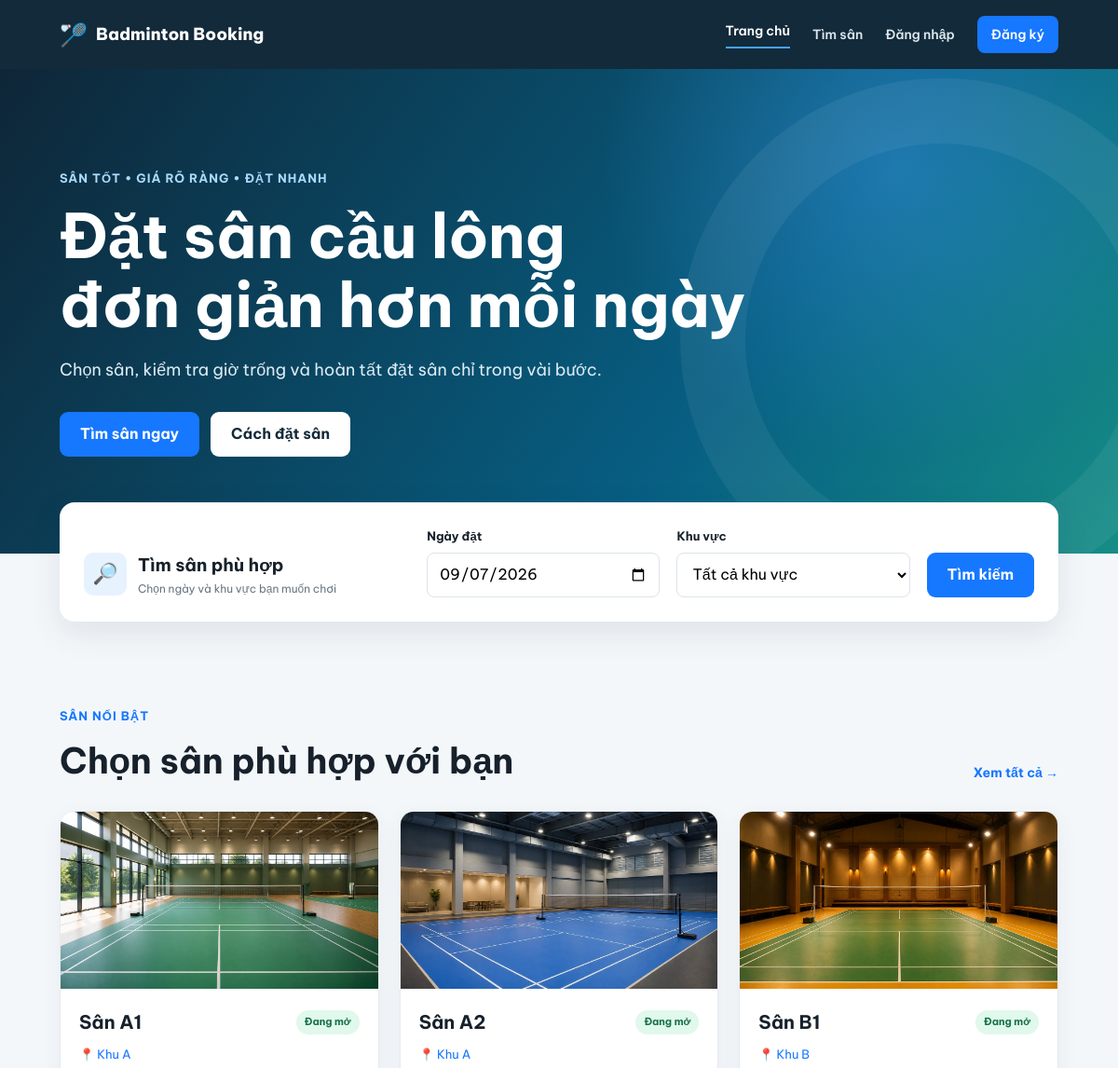
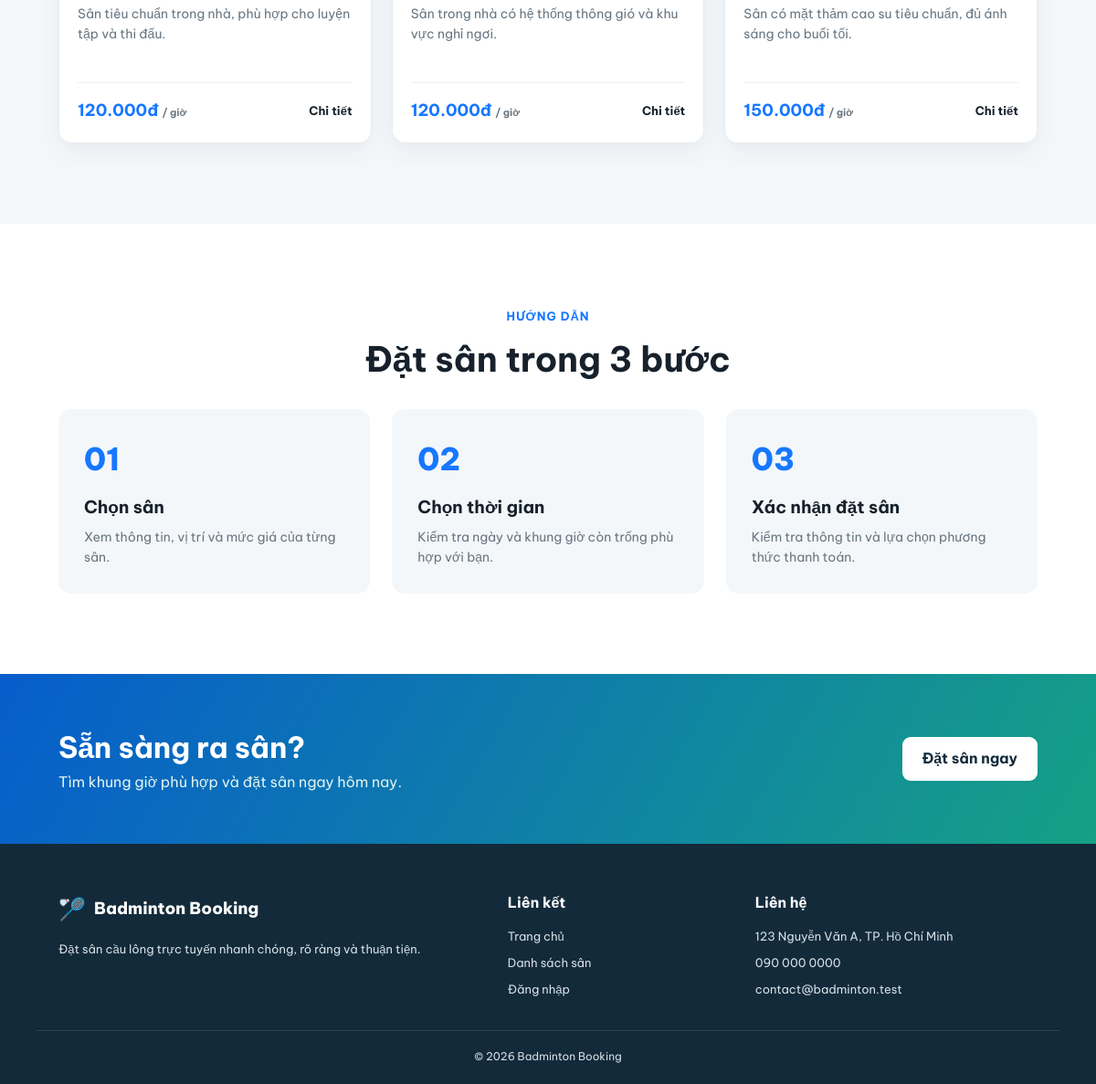
The page / on the database its author committed (2 pictures, top to bottom).
### tables this page shows
CREATE TABLE courts (
    court_id INT UNSIGNED AUTO_INCREMENT PRIMARY KEY,
    court_name VARCHAR(100) NOT NULL,
    location VARCHAR(150) NOT NULL,
    description TEXT NULL,
    price_per_hour DECIMAL(10, 2) UNSIGNED NOT NULL,
    image_path VARCHAR(255) NULL,
    status ENUM('active', 'maintenance', 'inactive') NOT NULL DEFAULT 'active',
    created_at TIMESTAMP NOT NULL DEFAULT CURRENT_TIMESTAMP,
    updated_at TIMESTAMP NOT NULL DEFAULT CURRENT_TIMESTAMP ON UPDATE CURRENT_TIMESTAMP
);

### includes/functions.php (called while the page is built, shortened)
<?php
function e(mixed $value): string
{
    return htmlspecialchars((string) $value, ENT_QUOTES, 'UTF-8');
}
function url(string $path = ''): string
{
    return BASE_URL . ltrim($path, '/');
}
function project_image_url(?string $path): ?string
{
    $normalized_path = ltrim(str_replace('\\', '/', trim((string) $path)), '/');
    $file_path = dirname(__DIR__)
        . DIRECTORY_SEPARATOR
        . str_replace('/', DIRECTORY_SEPARATOR, $normalized_path);
    return is_file($file_path) ? url($normalized_path) : null;
}

### includes/auth.php (called while the page is built, shortened)
<?php
require_once __DIR__ . '/functions.php';
function is_logged_in(): bool
{
    return isset($_SESSION['user_id']);
}

### index.php (the view, shortened to what this page needs)
<?php
require_once __DIR__ . '/config/database.php';
require_once __DIR__ . '/includes/functions.php';
$active_page = 'home';
$court_stmt = $conn->query(
    "SELECT court_id, court_name, location, description, price_per_hour, image_path
     FROM courts
     WHERE status = 'active'
     ORDER BY court_id
     LIMIT 3"
);
$featured_courts = $court_stmt->fetchAll();
require_once __DIR__ . '/includes/header.php';
?>
<section class="hero">
    <div class="container hero-content">
        <span class="eyebrow">Sân tốt • Giá rõ ràng • Đặt nhanh</span>
        <h1>Đặt sân cầu lông<br>đơn giản hơn mỗi ngày</h1>
        <p>Chọn sân, kiểm tra giờ trống và hoàn tất đặt sân chỉ trong vài bước.</p>
        <div class="hero-actions">
            <a class="button button-primary" href="<?= e(url('courts/')) ?>">Tìm sân ngay</a>
            <a class="button button-light" href="#how-it-works">Cách đặt sân</a>
        </div>
    </div>
</section>
<section class="search-panel-section">
    <div class="container">
        <form class="search-panel" action="<?= e(url('courts/')) ?>" method="get">
            <div class="search-heading">
                <span>🔎</span>
                <div>
                    <h2>Tìm sân phù hợp</h2>
                    <p>Chọn ngày và khu vực bạn muốn chơi</p>
                </div>
            </div>
            <div class="form-group">
                <label for="date">Ngày đặt</label>
                <input id="date" name="date" type="date" min="<?= date('Y-m-d') ?>" value="<?= date('Y-m-d') ?>" required>
            </div>
            <div class="form-group">
                <label for="location">Khu vực</label>
                <select id="location" name="location">
                    <option value="">Tất cả khu vực</option>
                </select>
            </div>
            <button class="button button-primary search-submit" type="submit">Tìm kiếm</button>
        </form>
    </div>
</section>
<section class="section">
    <div class="container">
        <div class="section-heading">
            <div>
                <span class="eyebrow eyebrow-dark">Sân nổi bật</span>
                <h2>Chọn sân phù hợp với bạn</h2>
            </div>
            <a class="text-link" href="<?= e(url('courts/')) ?>">Xem tất cả →</a>
        </div>
        <div class="court-grid">
            <?php foreach ($featured_courts as $index => $court): ?>
                <?php $image_url = project_image_url($court['image_path'] ?? null); ?>
                <article class="court-card">
                    <div class="court-image <?= $image_url === null ? 'court-image-' . (($index % 3) + 1) : '' ?>">
                        <?php if ($image_url !== null): ?>
                            <img src="<?= e($image_url) ?>" alt="<?= e($court['court_name']) ?>" loading="lazy">
                        <?php else: ?>
                            <span>🏸</span>
                        <?php endif; ?>
                    </div>
                    <div class="court-body">
                        <div class="court-title-row">
                            <h3><?= e($court['court_name']) ?></h3>
                            <span class="status-badge">Đang mở</span>
                        </div>
                        <p class="court-location">📍 <?= e($court['location']) ?></p>
                        <p><?= e($court['description']) ?></p>
                        <div class="court-footer">
                            <strong><?= number_format((float) $court['price_per_hour'], 0, ',', '.') ?>đ <small>/ giờ</small></strong>
                            <a href="<?= e(url('courts/detail.php?id=' . $court['court_id'])) ?>">Chi tiết</a>
                        </div>
                    </div>
                </article>
            <?php endforeach; ?>
        </div>
    </div>
</section>
<section class="section steps-section" id="how-it-works">
    <div class="container">
        <div class="section-heading centered">
            <div>
                <span class="eyebrow eyebrow-dark">Hướng dẫn</span>
                <h2>Đặt sân trong 3 bước</h2>
            </div>
        </div>
        <div class="steps-grid">
            <article class="step-card">
                <span class="step-number">01</span>
                <h3>Chọn sân</h3>
                <p>Xem thông tin, vị trí và mức giá của từng sân.</p>
            </article>
            <article class="step-card">
                <span class="step-number">02</span>
                <h3>Chọn thời gian</h3>
                <p>Kiểm tra ngày và khung giờ còn trống phù hợp với bạn.</p>
            </article>
            <article class="step-card">
                <span class="step-number">03</span>
                <h3>Xác nhận đặt sân</h3>
                <p>Kiểm tra thông tin và lựa chọn phương thức thanh toán.</p>
            </article>
        </div>
    </div>
</section>
<section class="cta-section">
    <div class="container cta-content">
        <div>
            <h2>Sẵn sàng ra sân?</h2>
            <p>Tìm khung giờ phù hợp và đặt sân ngay hôm nay.</p>
        </div>
        <a class="button button-light" href="<?= e(url('courts/')) ?>">Đặt sân ngay</a>
    </div>
</section>
<?php require_once __DIR__ . '/includes/footer.php'; ?>

### includes/header.php (shortened to what this page needs)
<?php
require_once __DIR__ . '/functions.php';
require_once __DIR__ . '/auth.php';
$active_page = $active_page ?? '';
$main_css_path = dirname(__DIR__) . '/assets/css/main.css';
$main_css_version = is_file($main_css_path) ? (string) filemtime($main_css_path) : '1';
?>
<!DOCTYPE html>
<html lang="vi">
<head>
    <link rel="stylesheet" href="<?= e(url('assets/css/main.css?v=' . $main_css_version)) ?>">
</head>
<body>
    <header class="site-header">
        <div class="container nav-wrapper">
            <a class="brand" href="<?= e(url()) ?>">
                <span class="brand-icon">🏸</span>
                <span>Badminton Booking</span>
            </a>
            <nav class="main-nav" aria-label="Điều hướng chính">
                <a class="<?= $active_page === 'home' ? 'active' : '' ?>" href="<?= e(url()) ?>">
                    Trang chủ
                </a>
                <a class="<?= $active_page === 'courts' ? 'active' : '' ?>" href="<?= e(url('courts/')) ?>">
                    Tìm sân
                </a>
                <?php if (is_logged_in()): ?>
                    <a class="<?= $active_page === 'history' ? 'active' : '' ?>" href="<?= e(url('booking/history.php')) ?>">
                        Lịch sử đặt sân
                    </a>
                    <?php if (is_admin()): ?>
                        <a class="<?= $active_page === 'admin' ? 'active' : '' ?>" href="<?= e(url('admin/')) ?>">Quản lý</a>
                    <?php endif; ?>
                    <a href="<?= e(url('account/')) ?>"><?= e($_SESSION['full_name'] ?? 'Tài khoản') ?></a>
                    <form class="logout-form" action="<?= e(url('auth/logout.php')) ?>" method="post">
                        <?= csrf_input() ?>
                        <button type="submit">Đăng xuất</button>
                    </form>
                <?php else: ?>
                    <a href="<?= e(url('auth/login.php')) ?>">Đăng nhập</a>
                    <a class="nav-register" href="<?= e(url('auth/register.php')) ?>">Đăng ký</a>
                <?php endif; ?>
            </nav>
        </div>
    </header>
    <main>

### includes/footer.php (shortened to what this page needs)
    </main>
    <footer class="site-footer">
        <div class="container footer-grid">
            <div>
                <a class="brand footer-brand" href="<?= e(url()) ?>">
                    <span class="brand-icon">🏸</span>
                    <span>Badminton Booking</span>
                </a>
                <p>Đặt sân cầu lông trực tuyến nhanh chóng, rõ ràng và thuận tiện.</p>
            </div>
            <div>
                <h2>Liên kết</h2>
                <a href="<?= e(url()) ?>">Trang chủ</a>
                <a href="<?= e(url('courts/')) ?>">Danh sách sân</a>
                <a href="<?= e(url('auth/login.php')) ?>">Đăng nhập</a>
            </div>
            <div>
                <h2>Liên hệ</h2>
                <p>123 Nguyễn Văn A, TP. Hồ Chí Minh</p>
                <p>090 000 0000</p>
                <p>contact@badminton.test</p>
            </div>
        </div>
        <div class="container copyright">
            &copy; <?= date('Y') ?> Badminton Booking
        </div>
    </footer>
</body>
</html>

### rows shown on the page
courts: image_path (picture), court_name "Sân A1", location "Khu A", description "Sân tiêu chuẩn trong nhà, phù hợp cho luyện tập và thi đấu.", price_per_hour "120.000"
courts: image_path (picture), court_name "Sân A2", location "Khu A", description "Sân trong nhà có hệ thống thông gió và khu vực nghỉ ngơi.", price_per_hour "120.000"
courts: image_path (picture), court_name "Sân B1", location "Khu B", description "Sân có mặt thảm cao su tiêu chuẩn, đủ ánh sáng cho buổi tối.", price_per_hour "150.000"
